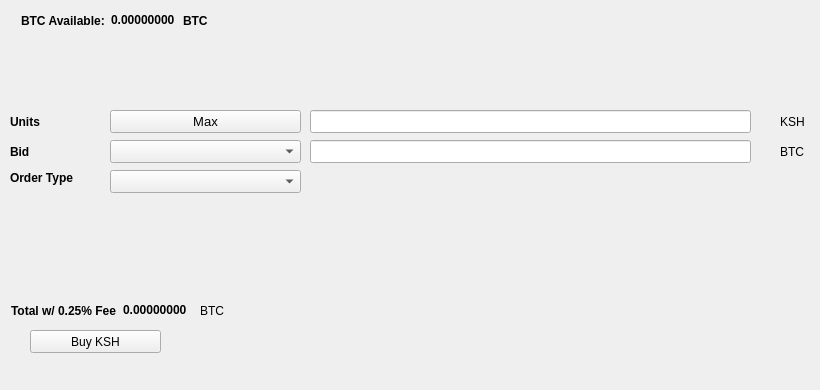
   <widget class="QWidget" name="BuyTab">
    <attribute name="title">
     <string>Buy</string>
    </attribute>
    <widget class="QPushButton" name="BuyKSH">
     <property name="geometry">
      <rect>
       <x>30</x>
       <y>330</y>
       <width>131</width>
       <height>23</height>
      </rect>
     </property>
     <property name="text">
      <string>Buy KSH</string>
     </property>
     <property name="icon">
      <iconset resource="../kahsh.qrc">
       <normaloff>:/icons/bitcoin</normaloff>:/icons/bitcoin</iconset>
     </property>
    </widget>
    <widget class="QLabel" name="label_3">
     <property name="geometry">
      <rect>
       <x>10</x>
       <y>110</y>
       <width>46</width>
       <height>23</height>
      </rect>
     </property>
     <property name="font">
      <font>
       <weight>75</weight>
       <bold>true</bold>
      </font>
     </property>
     <property name="text">
      <string>Units</string>
     </property>
    </widget>
    <widget class="QLineEdit" name="UnitsInput">
     <property name="geometry">
      <rect>
       <x>310</x>
       <y>110</y>
       <width>441</width>
       <height>23</height>
      </rect>
     </property>
     <property name="font">
      <font>
       <pointsize>9</pointsize>
       <weight>75</weight>
       <bold>true</bold>
      </font>
     </property>
    </widget>
    <widget class="QLineEdit" name="BuyBidPriceEdit">
     <property name="geometry">
      <rect>
       <x>310</x>
       <y>140</y>
       <width>441</width>
       <height>23</height>
      </rect>
     </property>
     <property name="font">
      <font>
       <pointsize>9</pointsize>
       <weight>75</weight>
       <bold>true</bold>
      </font>
     </property>
    </widget>
    <widget class="QLabel" name="label_4">
     <property name="geometry">
      <rect>
       <x>780</x>
       <y>110</y>
       <width>31</width>
       <height>23</height>
      </rect>
     </property>
     <property name="text">
      <string>KSH</string>
     </property>
    </widget>
    <widget class="QLabel" name="label_5">
     <property name="geometry">
      <rect>
       <x>780</x>
       <y>140</y>
       <width>31</width>
       <height>23</height>
      </rect>
     </property>
     <property name="text">
      <string>BTC</string>
     </property>
    </widget>
    <widget class="QLabel" name="label_6">
     <property name="geometry">
      <rect>
       <x>10</x>
       <y>140</y>
       <width>46</width>
       <height>23</height>
      </rect>
     </property>
     <property name="font">
      <font>
       <weight>75</weight>
       <bold>true</bold>
      </font>
     </property>
     <property name="text">
      <string>Bid</string>
     </property>
    </widget>
    <widget class="QLabel" name="label_7">
     <property name="geometry">
      <rect>
       <x>10</x>
       <y>170</y>
       <width>91</width>
       <height>16</height>
      </rect>
     </property>
     <property name="font">
      <font>
       <weight>75</weight>
       <bold>true</bold>
      </font>
     </property>
     <property name="text">
      <string>Order Type</string>
     </property>
    </widget>
    <widget class="QPushButton" name="Buy_Max_Amount">
     <property name="geometry">
      <rect>
       <x>110</x>
       <y>110</y>
       <width>191</width>
       <height>23</height>
      </rect>
     </property>
     <property name="font">
      <font>
       <pointsize>10</pointsize>
      </font>
     </property>
     <property name="text">
      <string>Max</string>
     </property>
    </widget>
    <widget class="QComboBox" name="BuyBidcomboBox">
     <property name="geometry">
      <rect>
       <x>110</x>
       <y>140</y>
       <width>191</width>
       <height>23</height>
      </rect>
     </property>
     <property name="font">
      <font>
       <pointsize>10</pointsize>
      </font>
     </property>
    </widget>
    <widget class="QComboBox" name="buyOrdertypeCombo">
     <property name="geometry">
      <rect>
       <x>110</x>
       <y>170</y>
       <width>191</width>
       <height>23</height>
      </rect>
     </property>
     <property name="font">
      <font>
       <pointsize>10</pointsize>
      </font>
     </property>
    </widget>
    <widget class="QWidget" name="layoutWidget1">
     <property name="geometry">
      <rect>
       <x>21</x>
       <y>11</y>
       <width>227</width>
       <height>19</height>
      </rect>
     </property>
     <layout class="QHBoxLayout" name="horizontalLayout_3">
      <item>
       <widget class="QLabel" name="label232">
        <property name="font">
         <font>
          <weight>75</weight>
          <bold>true</bold>
         </font>
        </property>
        <property name="text">
         <string>BTC Available:</string>
        </property>
       </widget>
      </item>
      <item>
       <widget class="QLabel" name="BtcAvailableLbl">
        <property name="palette">
         <palette>
          <active>
           <colorrole role="WindowText">
            <brush brushstyle="SolidPattern">
             <color alpha="255">
              <red>0</red>
              <green>0</green>
              <blue>0</blue>
             </color>
            </brush>
           </colorrole>
           <colorrole role="Button">
            <brush brushstyle="SolidPattern">
             <color alpha="255">
              <red>0</red>
              <green>170</green>
              <blue>0</blue>
             </color>
            </brush>
           </colorrole>
           <colorrole role="Light">
            <brush brushstyle="SolidPattern">
             <color alpha="255">
              <red>0</red>
              <green>255</green>
              <blue>0</blue>
             </color>
            </brush>
           </colorrole>
           <colorrole role="Midlight">
            <brush brushstyle="SolidPattern">
             <color alpha="255">
              <red>0</red>
              <green>212</green>
              <blue>0</blue>
             </color>
            </brush>
           </colorrole>
           <colorrole role="Dark">
            <brush brushstyle="SolidPattern">
             <color alpha="255">
              <red>0</red>
              <green>85</green>
              <blue>0</blue>
             </color>
            </brush>
           </colorrole>
           <colorrole role="Mid">
            <brush brushstyle="SolidPattern">
             <color alpha="255">
              <red>0</red>
              <green>113</green>
              <blue>0</blue>
             </color>
            </brush>
           </colorrole>
           <colorrole role="Text">
            <brush brushstyle="SolidPattern">
             <color alpha="255">
              <red>0</red>
              <green>170</green>
              <blue>0</blue>
             </color>
            </brush>
           </colorrole>
           <colorrole role="BrightText">
            <brush brushstyle="SolidPattern">
             <color alpha="255">
              <red>255</red>
              <green>255</green>
              <blue>255</blue>
             </color>
            </brush>
           </colorrole>
           <colorrole role="ButtonText">
            <brush brushstyle="SolidPattern">
             <color alpha="255">
              <red>0</red>
              <green>0</green>
              <blue>0</blue>
             </color>
            </brush>
           </colorrole>
           <colorrole role="Base">
            <brush brushstyle="SolidPattern">
             <color alpha="255">
              <red>255</red>
              <green>255</green>
              <blue>255</blue>
             </color>
            </brush>
           </colorrole>
           <colorrole role="Window">
            <brush brushstyle="SolidPattern">
             <color alpha="255">
              <red>0</red>
              <green>170</green>
              <blue>0</blue>
             </color>
            </brush>
           </colorrole>
           <colorrole role="Shadow">
            <brush brushstyle="SolidPattern">
             <color alpha="255">
              <red>0</red>
              <green>0</green>
              <blue>0</blue>
             </color>
            </brush>
           </colorrole>
           <colorrole role="AlternateBase">
            <brush brushstyle="SolidPattern">
             <color alpha="255">
              <red>127</red>
              <green>212</green>
              <blue>127</blue>
             </color>
            </brush>
           </colorrole>
           <colorrole role="ToolTipBase">
            <brush brushstyle="SolidPattern">
             <color alpha="255">
              <red>255</red>
              <green>255</green>
              <blue>220</blue>
             </color>
            </brush>
           </colorrole>
           <colorrole role="ToolTipText">
            <brush brushstyle="SolidPattern">
             <color alpha="255">
              <red>0</red>
              <green>0</green>
              <blue>0</blue>
             </color>
            </brush>
           </colorrole>
          </active>
          <inactive>
           <colorrole role="WindowText">
            <brush brushstyle="SolidPattern">
             <color alpha="255">
              <red>0</red>
              <green>0</green>
              <blue>0</blue>
             </color>
            </brush>
           </colorrole>
           <colorrole role="Button">
            <brush brushstyle="SolidPattern">
             <color alpha="255">
              <red>0</red>
              <green>170</green>
              <blue>0</blue>
             </color>
            </brush>
           </colorrole>
           <colorrole role="Light">
            <brush brushstyle="SolidPattern">
             <color alpha="255">
              <red>0</red>
              <green>255</green>
              <blue>0</blue>
             </color>
            </brush>
           </colorrole>
           <colorrole role="Midlight">
            <brush brushstyle="SolidPattern">
             <color alpha="255">
              <red>0</red>
              <green>212</green>
              <blue>0</blue>
             </color>
            </brush>
           </colorrole>
           <colorrole role="Dark">
            <brush brushstyle="SolidPattern">
             <color alpha="255">
              <red>0</red>
              <green>85</green>
              <blue>0</blue>
             </color>
            </brush>
           </colorrole>
           <colorrole role="Mid">
            <brush brushstyle="SolidPattern">
             <color alpha="255">
              <red>0</red>
              <green>113</green>
              <blue>0</blue>
             </color>
            </brush>
           </colorrole>
           <colorrole role="Text">
            <brush brushstyle="SolidPattern">
             <color alpha="255">
              <red>0</red>
              <green>170</green>
              <blue>0</blue>
             </color>
            </brush>
           </colorrole>
           <colorrole role="BrightText">
            <brush brushstyle="SolidPattern">
             <color alpha="255">
              <red>255</red>
              <green>255</green>
              <blue>255</blue>
             </color>
            </brush>
           </colorrole>
           <colorrole role="ButtonText">
            <brush brushstyle="SolidPattern">
             <color alpha="255">
              <red>0</red>
              <green>0</green>
              <blue>0</blue>
             </color>
            </brush>
           </colorrole>
           <colorrole role="Base">
            <brush brushstyle="SolidPattern">
             <color alpha="255">
              <red>255</red>
              <green>255</green>
              <blue>255</blue>
             </color>
            </brush>
           </colorrole>
           <colorrole role="Window">
            <brush brushstyle="SolidPattern">
             <color alpha="255">
              <red>0</red>
              <green>170</green>
              <blue>0</blue>
             </color>
            </brush>
           </colorrole>
           <colorrole role="Shadow">
            <brush brushstyle="SolidPattern">
             <color alpha="255">
              <red>0</red>
              <green>0</green>
              <blue>0</blue>
             </color>
            </brush>
           </colorrole>
           <colorrole role="AlternateBase">
            <brush brushstyle="SolidPattern">
             <color alpha="255">
              <red>127</red>
              <green>212</green>
              <blue>127</blue>
             </color>
            </brush>
           </colorrole>
           <colorrole role="ToolTipBase">
            <brush brushstyle="SolidPattern">
             <color alpha="255">
              <red>255</red>
              <green>255</green>
              <blue>220</blue>
             </color>
            </brush>
           </colorrole>
           <colorrole role="ToolTipText">
            <brush brushstyle="SolidPattern">
             <color alpha="255">
              <red>0</red>
              <green>0</green>
              <blue>0</blue>
             </color>
            </brush>
           </colorrole>
          </inactive>
          <disabled>
           <colorrole role="WindowText">
            <brush brushstyle="SolidPattern">
             <color alpha="255">
              <red>0</red>
              <green>85</green>
              <blue>0</blue>
             </color>
            </brush>
           </colorrole>
           <colorrole role="Button">
            <brush brushstyle="SolidPattern">
             <color alpha="255">
              <red>0</red>
              <green>170</green>
              <blue>0</blue>
             </color>
            </brush>
           </colorrole>
           <colorrole role="Light">
            <brush brushstyle="SolidPattern">
             <color alpha="255">
              <red>0</red>
              <green>255</green>
              <blue>0</blue>
             </color>
            </brush>
           </colorrole>
           <colorrole role="Midlight">
            <brush brushstyle="SolidPattern">
             <color alpha="255">
              <red>0</red>
              <green>212</green>
              <blue>0</blue>
             </color>
            </brush>
           </colorrole>
           <colorrole role="Dark">
            <brush brushstyle="SolidPattern">
             <color alpha="255">
              <red>0</red>
              <green>85</green>
              <blue>0</blue>
             </color>
            </brush>
           </colorrole>
           <colorrole role="Mid">
            <brush brushstyle="SolidPattern">
             <color alpha="255">
              <red>0</red>
              <green>113</green>
              <blue>0</blue>
             </color>
            </brush>
           </colorrole>
           <colorrole role="Text">
            <brush brushstyle="SolidPattern">
             <color alpha="255">
              <red>0</red>
              <green>85</green>
              <blue>0</blue>
             </color>
            </brush>
           </colorrole>
           <colorrole role="BrightText">
            <brush brushstyle="SolidPattern">
             <color alpha="255">
              <red>255</red>
              <green>255</green>
              <blue>255</blue>
             </color>
            </brush>
           </colorrole>
           <colorrole role="ButtonText">
            <brush brushstyle="SolidPattern">
             <color alpha="255">
              <red>0</red>
              <green>85</green>
              <blue>0</blue>
             </color>
            </brush>
           </colorrole>
           <colorrole role="Base">
            <brush brushstyle="SolidPattern">
             <color alpha="255">
              <red>0</red>
              <green>170</green>
              <blue>0</blue>
             </color>
            </brush>
           </colorrole>
           <colorrole role="Window">
            <brush brushstyle="SolidPattern">
             <color alpha="255">
              <red>0</red>
              <green>170</green>
              <blue>0</blue>
             </color>
            </brush>
           </colorrole>
           <colorrole role="Shadow">
            <brush brushstyle="SolidPattern">
             <color alpha="255">
              <red>0</red>
              <green>0</green>
              <blue>0</blue>
             </color>
            </brush>
           </colorrole>
           <colorrole role="AlternateBase">
            <brush brushstyle="SolidPattern">
             <color alpha="255">
              <red>0</red>
              <green>170</green>
              <blue>0</blue>
             </color>
            </brush>
           </colorrole>
           <colorrole role="ToolTipBase">
            <brush brushstyle="SolidPattern">
             <color alpha="255">
              <red>255</red>
              <green>255</green>
              <blue>220</blue>
             </color>
            </brush>
           </colorrole>
           <colorrole role="ToolTipText">
            <brush brushstyle="SolidPattern">
             <color alpha="255">
              <red>0</red>
              <green>0</green>
              <blue>0</blue>
             </color>
            </brush>
           </colorrole>
          </disabled>
         </palette>
        </property>
        <property name="font">
         <font>
          <weight>75</weight>
          <bold>true</bold>
         </font>
        </property>
        <property name="text">
         <string>0.00000000</string>
        </property>
        <property name="textInteractionFlags">
         <set>Qt::LinksAccessibleByMouse|Qt::TextSelectableByKeyboard|Qt::TextSelectableByMouse</set>
        </property>
       </widget>
      </item>
      <item>
       <widget class="QLabel" name="BtcAvailableLbl_2">
        <property name="font">
         <font>
          <weight>75</weight>
          <bold>true</bold>
         </font>
        </property>
        <property name="text">
         <string>BTC</string>
        </property>
       </widget>
      </item>
     </layout>
    </widget>
    <widget class="QWidget" name="layoutWidge2">
     <property name="geometry">
      <rect>
       <x>11</x>
       <y>301</y>
       <width>259</width>
       <height>19</height>
      </rect>
     </property>
     <layout class="QHBoxLayout" name="horizontalLayout_4">
      <item>
       <widget class="QLabel" name="label_9">
        <property name="font">
         <font>
          <weight>75</weight>
          <bold>true</bold>
         </font>
        </property>
        <property name="text">
         <string>Total w/ 0.25% Fee</string>
        </property>
       </widget>
      </item>
      <item>
       <widget class="QLabel" name="BuyCostLabel">
        <property name="palette">
         <palette>
          <active>
           <colorrole role="WindowText">
            <brush brushstyle="SolidPattern">
             <color alpha="255">
              <red>0</red>
              <green>0</green>
              <blue>0</blue>
             </color>
            </brush>
           </colorrole>
           <colorrole role="Button">
            <brush brushstyle="SolidPattern">
             <color alpha="255">
              <red>0</red>
              <green>170</green>
              <blue>0</blue>
             </color>
            </brush>
           </colorrole>
           <colorrole role="Light">
            <brush brushstyle="SolidPattern">
             <color alpha="255">
              <red>0</red>
              <green>255</green>
              <blue>0</blue>
             </color>
            </brush>
           </colorrole>
           <colorrole role="Midlight">
            <brush brushstyle="SolidPattern">
             <color alpha="255">
              <red>0</red>
              <green>212</green>
              <blue>0</blue>
             </color>
            </brush>
           </colorrole>
           <colorrole role="Dark">
            <brush brushstyle="SolidPattern">
             <color alpha="255">
              <red>0</red>
              <green>85</green>
              <blue>0</blue>
             </color>
            </brush>
           </colorrole>
           <colorrole role="Mid">
            <brush brushstyle="SolidPattern">
             <color alpha="255">
              <red>0</red>
              <green>113</green>
              <blue>0</blue>
             </color>
            </brush>
           </colorrole>
           <colorrole role="Text">
            <brush brushstyle="SolidPattern">
             <color alpha="255">
              <red>0</red>
              <green>170</green>
              <blue>0</blue>
             </color>
            </brush>
           </colorrole>
           <colorrole role="BrightText">
            <brush brushstyle="SolidPattern">
             <color alpha="255">
              <red>255</red>
              <green>255</green>
              <blue>255</blue>
             </color>
            </brush>
           </colorrole>
           <colorrole role="ButtonText">
            <brush brushstyle="SolidPattern">
             <color alpha="255">
              <red>0</red>
              <green>0</green>
              <blue>0</blue>
             </color>
            </brush>
           </colorrole>
           <colorrole role="Base">
            <brush brushstyle="SolidPattern">
             <color alpha="255">
              <red>255</red>
              <green>255</green>
              <blue>255</blue>
             </color>
            </brush>
           </colorrole>
           <colorrole role="Window">
            <brush brushstyle="SolidPattern">
             <color alpha="255">
              <red>0</red>
              <green>170</green>
              <blue>0</blue>
             </color>
            </brush>
           </colorrole>
           <colorrole role="Shadow">
            <brush brushstyle="SolidPattern">
             <color alpha="255">
              <red>0</red>
              <green>0</green>
              <blue>0</blue>
             </color>
            </brush>
           </colorrole>
           <colorrole role="AlternateBase">
            <brush brushstyle="SolidPattern">
             <color alpha="255">
              <red>127</red>
              <green>212</green>
              <blue>127</blue>
             </color>
            </brush>
           </colorrole>
           <colorrole role="ToolTipBase">
            <brush brushstyle="SolidPattern">
             <color alpha="255">
              <red>255</red>
              <green>255</green>
              <blue>220</blue>
             </color>
            </brush>
           </colorrole>
           <colorrole role="ToolTipText">
            <brush brushstyle="SolidPattern">
             <color alpha="255">
              <red>0</red>
              <green>0</green>
              <blue>0</blue>
             </color>
            </brush>
           </colorrole>
          </active>
          <inactive>
           <colorrole role="WindowText">
            <brush brushstyle="SolidPattern">
             <color alpha="255">
              <red>0</red>
              <green>0</green>
              <blue>0</blue>
             </color>
            </brush>
           </colorrole>
           <colorrole role="Button">
            <brush brushstyle="SolidPattern">
             <color alpha="255">
              <red>0</red>
              <green>170</green>
              <blue>0</blue>
             </color>
            </brush>
           </colorrole>
           <colorrole role="Light">
            <brush brushstyle="SolidPattern">
             <color alpha="255">
              <red>0</red>
              <green>255</green>
              <blue>0</blue>
             </color>
            </brush>
           </colorrole>
           <colorrole role="Midlight">
            <brush brushstyle="SolidPattern">
             <color alpha="255">
              <red>0</red>
              <green>212</green>
              <blue>0</blue>
             </color>
            </brush>
           </colorrole>
           <colorrole role="Dark">
            <brush brushstyle="SolidPattern">
             <color alpha="255">
              <red>0</red>
              <green>85</green>
              <blue>0</blue>
             </color>
            </brush>
           </colorrole>
           <colorrole role="Mid">
            <brush brushstyle="SolidPattern">
             <color alpha="255">
              <red>0</red>
              <green>113</green>
              <blue>0</blue>
             </color>
            </brush>
           </colorrole>
           <colorrole role="Text">
            <brush brushstyle="SolidPattern">
             <color alpha="255">
              <red>0</red>
              <green>170</green>
              <blue>0</blue>
             </color>
            </brush>
           </colorrole>
           <colorrole role="BrightText">
            <brush brushstyle="SolidPattern">
             <color alpha="255">
              <red>255</red>
              <green>255</green>
              <blue>255</blue>
             </color>
            </brush>
           </colorrole>
           <colorrole role="ButtonText">
            <brush brushstyle="SolidPattern">
             <color alpha="255">
              <red>0</red>
              <green>0</green>
              <blue>0</blue>
             </color>
            </brush>
           </colorrole>
           <colorrole role="Base">
            <brush brushstyle="SolidPattern">
             <color alpha="255">
              <red>255</red>
              <green>255</green>
              <blue>255</blue>
             </color>
            </brush>
           </colorrole>
           <colorrole role="Window">
            <brush brushstyle="SolidPattern">
             <color alpha="255">
              <red>0</red>
              <green>170</green>
              <blue>0</blue>
             </color>
            </brush>
           </colorrole>
           <colorrole role="Shadow">
            <brush brushstyle="SolidPattern">
             <color alpha="255">
              <red>0</red>
              <green>0</green>
              <blue>0</blue>
             </color>
            </brush>
           </colorrole>
           <colorrole role="AlternateBase">
            <brush brushstyle="SolidPattern">
             <color alpha="255">
              <red>127</red>
              <green>212</green>
              <blue>127</blue>
             </color>
            </brush>
           </colorrole>
           <colorrole role="ToolTipBase">
            <brush brushstyle="SolidPattern">
             <color alpha="255">
              <red>255</red>
              <green>255</green>
              <blue>220</blue>
             </color>
            </brush>
           </colorrole>
           <colorrole role="ToolTipText">
            <brush brushstyle="SolidPattern">
             <color alpha="255">
              <red>0</red>
              <green>0</green>
              <blue>0</blue>
             </color>
            </brush>
           </colorrole>
          </inactive>
          <disabled>
           <colorrole role="WindowText">
            <brush brushstyle="SolidPattern">
             <color alpha="255">
              <red>0</red>
              <green>85</green>
              <blue>0</blue>
             </color>
            </brush>
           </colorrole>
           <colorrole role="Button">
            <brush brushstyle="SolidPattern">
             <color alpha="255">
              <red>0</red>
              <green>170</green>
              <blue>0</blue>
             </color>
            </brush>
           </colorrole>
           <colorrole role="Light">
            <brush brushstyle="SolidPattern">
             <color alpha="255">
              <red>0</red>
              <green>255</green>
              <blue>0</blue>
             </color>
            </brush>
           </colorrole>
           <colorrole role="Midlight">
            <brush brushstyle="SolidPattern">
             <color alpha="255">
              <red>0</red>
              <green>212</green>
              <blue>0</blue>
             </color>
            </brush>
           </colorrole>
           <colorrole role="Dark">
            <brush brushstyle="SolidPattern">
             <color alpha="255">
              <red>0</red>
              <green>85</green>
              <blue>0</blue>
             </color>
            </brush>
           </colorrole>
           <colorrole role="Mid">
            <brush brushstyle="SolidPattern">
             <color alpha="255">
              <red>0</red>
              <green>113</green>
              <blue>0</blue>
             </color>
            </brush>
           </colorrole>
           <colorrole role="Text">
            <brush brushstyle="SolidPattern">
             <color alpha="255">
              <red>0</red>
              <green>85</green>
              <blue>0</blue>
             </color>
            </brush>
           </colorrole>
           <colorrole role="BrightText">
            <brush brushstyle="SolidPattern">
             <color alpha="255">
              <red>255</red>
              <green>255</green>
              <blue>255</blue>
             </color>
            </brush>
           </colorrole>
           <colorrole role="ButtonText">
            <brush brushstyle="SolidPattern">
             <color alpha="255">
              <red>0</red>
              <green>85</green>
              <blue>0</blue>
             </color>
            </brush>
           </colorrole>
           <colorrole role="Base">
            <brush brushstyle="SolidPattern">
             <color alpha="255">
              <red>0</red>
              <green>170</green>
              <blue>0</blue>
             </color>
            </brush>
           </colorrole>
           <colorrole role="Window">
            <brush brushstyle="SolidPattern">
             <color alpha="255">
              <red>0</red>
              <green>170</green>
              <blue>0</blue>
             </color>
            </brush>
           </colorrole>
           <colorrole role="Shadow">
            <brush brushstyle="SolidPattern">
             <color alpha="255">
              <red>0</red>
              <green>0</green>
              <blue>0</blue>
             </color>
            </brush>
           </colorrole>
           <colorrole role="AlternateBase">
            <brush brushstyle="SolidPattern">
             <color alpha="255">
              <red>0</red>
              <green>170</green>
              <blue>0</blue>
             </color>
            </brush>
           </colorrole>
           <colorrole role="ToolTipBase">
            <brush brushstyle="SolidPattern">
             <color alpha="255">
              <red>255</red>
              <green>255</green>
              <blue>220</blue>
             </color>
            </brush>
           </colorrole>
           <colorrole role="ToolTipText">
            <brush brushstyle="SolidPattern">
             <color alpha="255">
              <red>0</red>
              <green>0</green>
              <blue>0</blue>
             </color>
            </brush>
           </colorrole>
          </disabled>
         </palette>
        </property>
        <property name="font">
         <font>
          <weight>75</weight>
          <bold>true</bold>
         </font>
        </property>
        <property name="autoFillBackground">
         <bool>false</bool>
        </property>
        <property name="text">
         <string>0.00000000</string>
        </property>
        <property name="textInteractionFlags">
         <set>Qt::LinksAccessibleByMouse|Qt::TextSelectableByMouse</set>
        </property>
       </widget>
      </item>
      <item>
       <widget class="QLabel" name="label_10">
        <property name="font">
         <font>
          <weight>50</weight>
          <bold>false</bold>
         </font>
        </property>
        <property name="text">
         <string>BTC</string>
        </property>
       </widget>
      </item>
     </layout>
    </widget>
    <widget class="QLabel" name="label_24">
     <property name="geometry">
      <rect>
       <x>460</x>
       <y>300</y>
       <width>281</width>
       <height>81</height>
      </rect>
     </property>
     <property name="text">
      <string/>
     </property>
     <property name="pixmap">
      <pixmap>:/images/bittrex</pixmap>
     </property>
    </widget>
   </widget>
